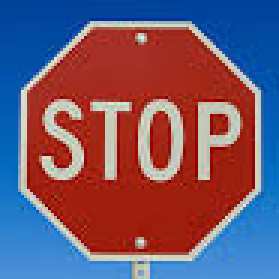
#> input picture stop_sign_perfect.png, 93 x 93 px (shown 3 times larger)
$ jupyter execute --allow-errors SoCalDSConf_ImageAugmentation.ipynb
#> lines starting #> are read from the running program, lines starting #| are printed output that depends on the picture
# Techniques to Generate New Image Training Data

Here, I'll show how to apply the image augementation to generate a robust training data
for training an image recognition neural network model.

Augementations include:
 - Rotation
 - Perspective Transformation
 - Blurring
 - Brightness Adjustment
 - Shearing
 - Add Noise

[cell 1]
import matplotlib.pyplot as plt
import matplotlib.image as mpimg
import matplotlib.gridspec as gridspec
import numpy as np
import pandas as pd

import cv2
import imutils
import random
import skimage as sk

[cell 2]
stop_sign = mpimg.imread("stop_sign_perfect.png")
#> stop_sign is the input picture: shape (93, 93, 4) float32; mean R, G, B, A 0.45, 0.341, 0.429, 1

## Let's see a Representative Perfect Stop Sign

[cell 3]
plt.rcParams["figure.figsize"] = [2, 2]
plt.imshow(stop_sign)
plt.axis('off')
plt.show()

[cell 4]
def change_brightness(image):
    # Randomly select a percent change
    change_pct = random.uniform(0.4, 1.2)

    # Change to HSV to change the brightness V
    hsv = cv2.cvtColor(image, cv2.COLOR_RGB2HSV)
    hsv[:,:,2] = hsv[:,:,2] * change_pct

    #Convert back to RGB
    img_brightness = cv2.cvtColor(hsv, cv2.COLOR_HSV2RGB)
    return img_brightness


def flip_image(image, angle):
    img_flip = cv2.flip(image,1)
    angle = -angle
    return img_flip, angle


def rotate_image(image, angle_range):

    rotate_angle = np.random.uniform(-angle_range, angle_range)
    width, height, nchannel = image.shape

    rotated_image = imutils.rotate_bound(image, rotate_angle)
    return rotated_image


def add_noise(image):

    # Reference: http://scikit-image.org/docs/stable/api/skimage.util.html#skimage.util.random_noise
    # mode: gaussian, localvar, poisson, salt, pepper, s&p, speckle
    noisy_image = sk.util.random_noise(stop_sign, mode='salt', seed=None, clip=True)

    return noisy_image

def blur_image(image):

    # http://docs.opencv.org/2.4/doc/tutorials/imgproc/gausian_median_blur_bilateral_filter/gausian_median_blur_bilateral_filter.html
    # Kernel depends on image size
    ksize_poss = [3, 5, 7]
    rand_ksize = ksize_poss[random.randint(0, 2)]
    rand_sigmaX = random.randint(0, 5)
    rand_sigmaY = random.randint(0, 5)

    return cv2.GaussianBlur(image, ksize=(rand_ksize,rand_ksize), sigmaX=rand_sigmaX, sigmaY=rand_sigmaY)

## Rotations

[cell 5]
stop_sign = plt.imread('stop_sign_perfect.jpg', 1)
print('size', np.shape(stop_sign))
#| size (93, 93, 4)

[cell 6]
plt.figure(figsize = (10,6))
gs1 = gridspec.GridSpec(3,5)
gs1.update(wspace=0.01, hspace=0.02)

for i in range(15):
    new_image = rotate_image(stop_sign, 22)
    plt.axis('off')
    ax1 = plt.subplot(gs1[i])
    ax1.set_aspect('equal')
    plt.axis('off')
    plt.imshow(new_image)
#> this loop made 15 passes
#> pass 1, in rotate_image, `rotated_image = imutils.rotate_bound(image, rotate_angle)`:
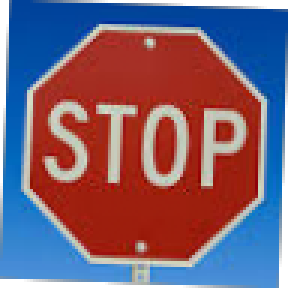
#> rotated_image: shape (96, 96, 4) float32 (shown 3 times larger); mean R, G, B, A 0.423, 0.32, 0.402, 0.938; transparent parts drawn white
#> pass 3, in rotate_image (call 3), `rotated_image = imutils.rotate_bound(image, rotate_angle)`:
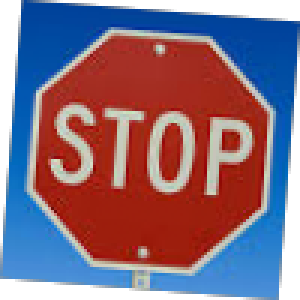
#> rotated_image: shape (100, 100, 4) float32 (shown 3 times larger); mean R, G, B, A 0.39, 0.295, 0.371, 0.865; transparent parts drawn white

plt.show()
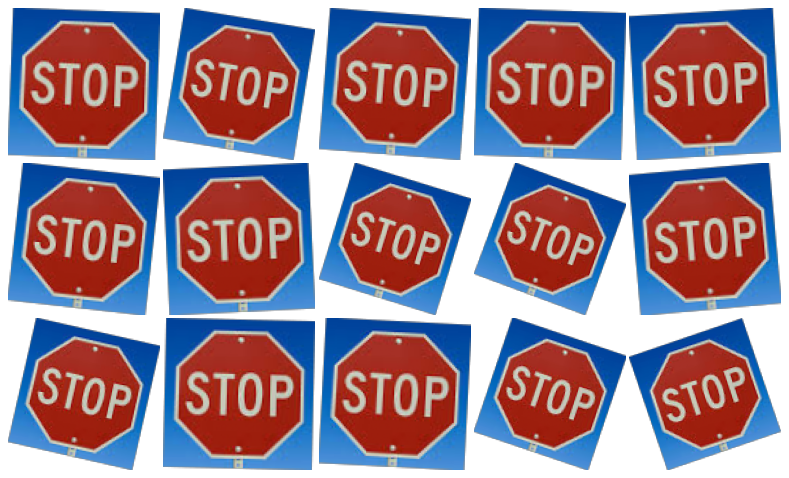
#> figure drawn by matplotlib, 15 panels

## Add Noise

[cell 7]
plt.figure(figsize = (10,6))
gs1 = gridspec.GridSpec(3,5)
gs1.update(wspace=0.01, hspace=0.02)

#> (the rest of this cell did not finish here and is left out)

## Blur

[cell 8]
plt.figure(figsize = (10,6))
gs1 = gridspec.GridSpec(3,5)
gs1.update(wspace=0.01, hspace=0.02)

for i in range(15):

    new_image = blur_image(stop_sign)
    plt.axis('off')
    ax1 = plt.subplot(gs1[i])
    ax1.set_aspect('equal')
    plt.axis('off')
    plt.imshow(new_image)
#> this loop made 15 passes
#> pass 1, `new_image = blur_image(stop_sign)`:
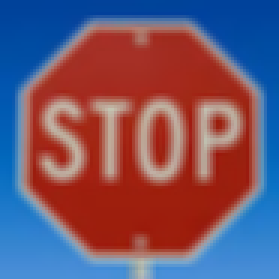
#> new_image: shape (93, 93, 4) float32 (shown 3 times larger); mean R, G, B, A 0.45, 0.341, 0.429, 1

plt.show()
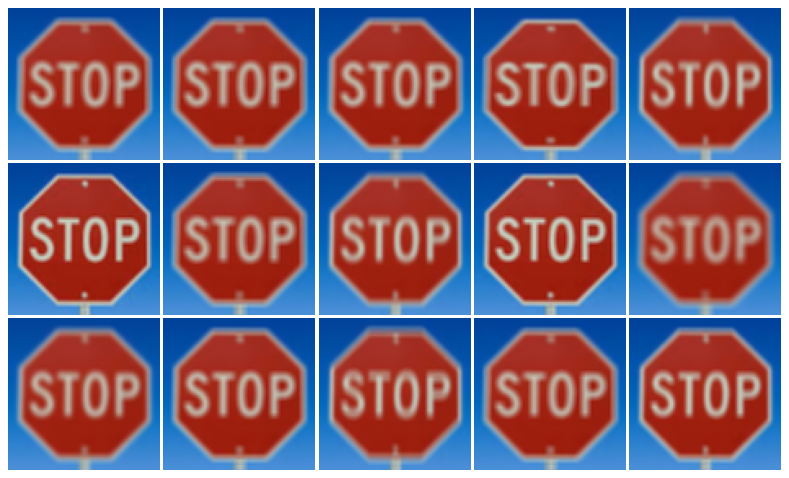
#> figure drawn by matplotlib, 15 panels

## Adjust Brightness

[cell 9]
plt.figure(figsize = (10,6))
gs1 = gridspec.GridSpec(3,5)
gs1.update(wspace=0.01, hspace=0.02)

for i in range(15):

    new_image = change_brightness(stop_sign)
    plt.axis('off')
    ax1 = plt.subplot(gs1[i])
    ax1.set_aspect('equal')
    plt.axis('off')
    plt.imshow(new_image)
#> this loop made 15 passes
#> pass 2, in change_brightness (call 2), `img_brightness = cv2.cvtColor(hsv, cv2.COLOR_HSV2RGB)`:
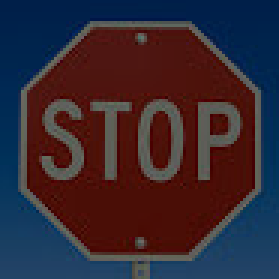
#> img_brightness: shape (93, 93, 3) float32 (shown 3 times larger); mean R, G, B 0.214, 0.162, 0.203

plt.show()
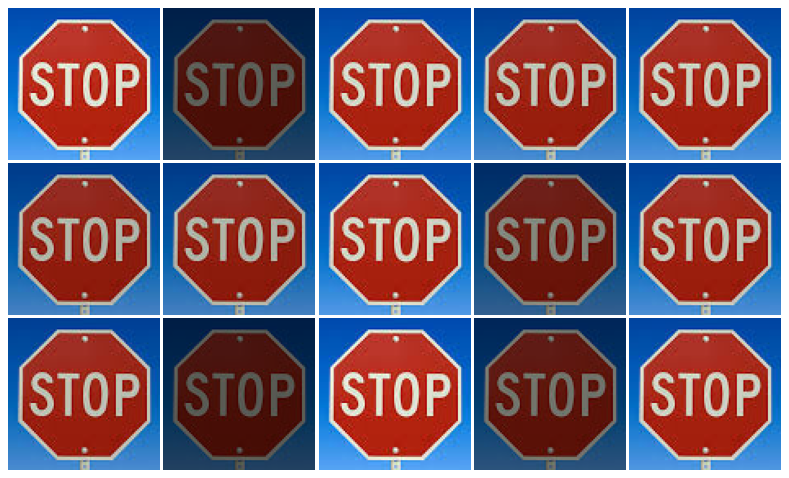
#> figure drawn by matplotlib, 15 panels
